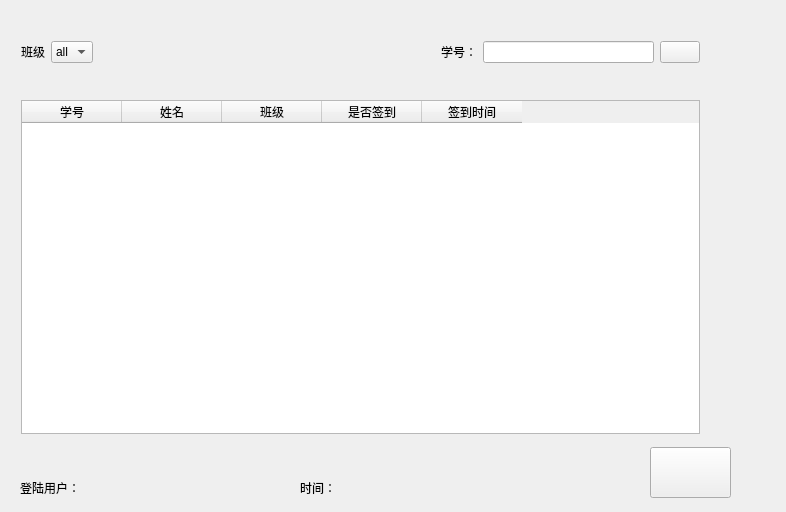
<?xml version="1.0" encoding="UTF-8"?>
<ui version="4.0">
 <class>Widget</class>
 <widget class="QWidget" name="Widget">
  <property name="geometry">
   <rect>
    <x>0</x>
    <y>0</y>
    <width>786</width>
    <height>512</height>
   </rect>
  </property>
  <property name="windowTitle">
   <string>Widget</string>
  </property>
  <property name="styleSheet">
   <string notr="true">border-color: rgb(85, 0, 127);
</string>
  </property>
  <widget class="QWidget" name="layoutWidget">
   <property name="geometry">
    <rect>
     <x>10</x>
     <y>30</y>
     <width>701</width>
     <height>415</height>
    </rect>
   </property>
   <layout class="QGridLayout" name="gridLayout">
    <item row="2" column="0">
     <spacer name="verticalSpacer_2">
      <property name="orientation">
       <enum>Qt::Vertical</enum>
      </property>
      <property name="sizeHint" stdset="0">
       <size>
        <width>20</width>
        <height>40</height>
       </size>
      </property>
     </spacer>
    </item>
    <item row="4" column="0">
     <spacer name="verticalSpacer_5">
      <property name="orientation">
       <enum>Qt::Vertical</enum>
      </property>
      <property name="sizeHint" stdset="0">
       <size>
        <width>20</width>
        <height>40</height>
       </size>
      </property>
     </spacer>
    </item>
    <item row="1" column="0">
     <spacer name="verticalSpacer_4">
      <property name="orientation">
       <enum>Qt::Vertical</enum>
      </property>
      <property name="sizeHint" stdset="0">
       <size>
        <width>20</width>
        <height>40</height>
       </size>
      </property>
     </spacer>
    </item>
    <item row="5" column="0">
     <spacer name="verticalSpacer">
      <property name="orientation">
       <enum>Qt::Vertical</enum>
      </property>
      <property name="sizeHint" stdset="0">
       <size>
        <width>20</width>
        <height>40</height>
       </size>
      </property>
     </spacer>
    </item>
    <item row="3" column="0">
     <spacer name="verticalSpacer_3">
      <property name="orientation">
       <enum>Qt::Vertical</enum>
      </property>
      <property name="sizeHint" stdset="0">
       <size>
        <width>20</width>
        <height>40</height>
       </size>
      </property>
     </spacer>
    </item>
    <item row="7" column="0">
     <widget class="QTableWidget" name="tableWidget">
      <property name="minimumSize">
       <size>
        <width>0</width>
        <height>334</height>
       </size>
      </property>
      <column>
       <property name="text">
        <string>学号</string>
       </property>
      </column>
      <column>
       <property name="text">
        <string>姓名</string>
       </property>
      </column>
      <column>
       <property name="text">
        <string>班级</string>
       </property>
      </column>
      <column>
       <property name="text">
        <string>是否签到</string>
       </property>
      </column>
      <column>
       <property name="text">
        <string>签到时间</string>
       </property>
      </column>
     </widget>
    </item>
    <item row="0" column="0">
     <layout class="QHBoxLayout" name="horizontalLayout">
      <item>
       <widget class="QLabel" name="label">
        <property name="text">
         <string>班级</string>
        </property>
       </widget>
      </item>
      <item>
       <widget class="QComboBox" name="comboBox">
        <item>
         <property name="text">
          <string>all</string>
         </property>
        </item>
       </widget>
      </item>
      <item>
       <spacer name="horizontalSpacer_2">
        <property name="orientation">
         <enum>Qt::Horizontal</enum>
        </property>
        <property name="sizeHint" stdset="0">
         <size>
          <width>40</width>
          <height>20</height>
         </size>
        </property>
       </spacer>
      </item>
      <item>
       <spacer name="horizontalSpacer">
        <property name="orientation">
         <enum>Qt::Horizontal</enum>
        </property>
        <property name="sizeHint" stdset="0">
         <size>
          <width>40</width>
          <height>20</height>
         </size>
        </property>
       </spacer>
      </item>
      <item>
       <widget class="QLabel" name="label_2">
        <property name="text">
         <string>学号：</string>
        </property>
       </widget>
      </item>
      <item>
       <widget class="QLineEdit" name="lineEdit_2"/>
      </item>
      <item>
       <widget class="QPushButton" name="pushButtonselect">
        <property name="text">
         <string/>
        </property>
       </widget>
      </item>
     </layout>
    </item>
    <item row="6" column="0">
     <spacer name="verticalSpacer_6">
      <property name="orientation">
       <enum>Qt::Vertical</enum>
      </property>
      <property name="sizeHint" stdset="0">
       <size>
        <width>20</width>
        <height>40</height>
       </size>
      </property>
     </spacer>
    </item>
   </layout>
  </widget>
  <widget class="QPushButton" name="cancelbtn">
   <property name="geometry">
    <rect>
     <x>650</x>
     <y>447</y>
     <width>81</width>
     <height>51</height>
    </rect>
   </property>
   <property name="contextMenuPolicy">
    <enum>Qt::NoContextMenu</enum>
   </property>
   <property name="text">
    <string/>
   </property>
  </widget>
  <widget class="QLabel" name="labeluser">
   <property name="geometry">
    <rect>
     <x>20</x>
     <y>480</y>
     <width>271</width>
     <height>16</height>
    </rect>
   </property>
   <property name="text">
    <string>登陆用户：</string>
   </property>
  </widget>
  <widget class="QLabel" name="labellogintime">
   <property name="geometry">
    <rect>
     <x>300</x>
     <y>480</y>
     <width>301</width>
     <height>16</height>
    </rect>
   </property>
   <property name="text">
    <string>时间：</string>
   </property>
  </widget>
 </widget>
 <layoutdefault spacing="6" margin="11"/>
 <resources/>
 <connections/>
</ui>
